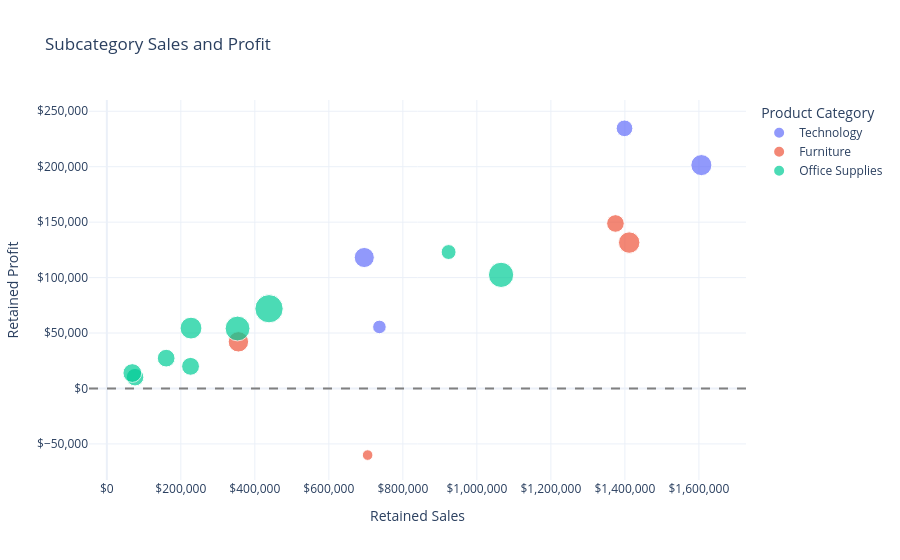

Notebook code cell kept with this figure:
### Code cell
fig_subcategory_profit = px.scatter(
    subcategory_summary,
    x="total_sales",
    y="total_profit",
    color="category",
    size="units_sold",
    hover_name="sub_category",
    hover_data={
        "profit_margin": ":.1%",
        "average_discount": ":.1%",
        "total_orders": ":,",
        "units_sold": ":,",
    },
    title="Subcategory Sales and Profit",
    labels={
        "total_sales": "Retained Sales",
        "total_profit": "Retained Profit",
        "category": "Product Category",
        "units_sold": "Units Sold",
    },
    template="plotly_white",
)

fig_subcategory_profit.add_hline(
    y=0,
    line_dash="dash",
    line_color="gray",
)
fig_subcategory_profit.update_xaxes(tickprefix="$", tickformat=",")
fig_subcategory_profit.update_yaxes(tickprefix="$", tickformat=",")
fig_subcategory_profit.show()

### Figure 1 — Plotly figure (JSON) as saved in the notebook; plotly's stock layout.template omitted (floating-point values rounded to 4 significant figures)
{"data": [{"customdata": [[0.1254, 0.147, 2949.0, 11120.0], [0.1677, 0.1196, 1994.0, 6963.0], [0.07533, 0.17, 1353.0, 4619.0], [0.1698, 0.1233, 2689.0, 10110.0]], "hovertemplate": "<b>%{hovertext}</b><br><br>Product Category=Technology<br>Retained Sales=%{x}<br>Retained Profit=%{y}<br>Units Sold=%{customdata[3]:,}<br>profit_margin=%{customdata[0]:.1%}<br>average_discount=%{customdata[1]:.1%}<br>total_orders=%{customdata[2]:,}<extra></extra>", "hovertext": ["Phones", "Copiers", "Machines", "Accessories"], "legendgroup": "Technology", "marker": {"color": "#636efa", "size": [11119, 6963, 4619, 10114], "sizemode": "area", "sizeref": 50.03, "symbol": "circle"}, "mode": "markers", "name": "Technology", "orientation": "v", "showlegend": true, "type": "scatter", "x": [1607000.0, 1399000.0, 736700.0, 695700.0], "xaxis": "x", "y": [201400.0, 234600.0, 55490.0, 118100.0], "yaxis": "y"}, {"customdata": [[0.0932, 0.1644, 2997.0, 11500.0], [0.1083, 0.1551, 2149.0, 7760.0], [-0.08522, 0.2915, 773.0, 2819.0], [0.1183, 0.1537, 2776.0, 10440.0]], "hovertemplate": "<b>%{hovertext}</b><br><br>Product Category=Furniture<br>Retained Sales=%{x}<br>Retained Profit=%{y}<br>Units Sold=%{customdata[3]:,}<br>profit_margin=%{customdata[0]:.1%}<br>average_discount=%{customdata[1]:.1%}<br>total_orders=%{customdata[2]:,}<extra></extra>", "hovertext": ["Chairs", "Bookcases", "Tables", "Furnishings"], "legendgroup": "Furniture", "marker": {"color": "#EF553B", "size": [11500, 7760, 2819, 10438], "sizemode": "area", "sizeref": 50.03, "symbol": "circle"}, "mode": "markers", "name": "Furniture", "orientation": "v", "showlegend": true, "type": "scatter", "x": [1412000.0, 1374000.0, 704800.0, 355600.0], "xaxis": "x", "y": [131600.0, 148800.0, -60060.0, 42060.0], "yaxis": "y"}, {"customdata": [[0.09616, 0.1403, 4317.0, 15970.0], [0.1332, 0.1447, 1566.0, 5567.0], [0.164, 0.1783, 5101.0, 20010.0], [0.153, 0.1198, 4170.0, 15440.0], [0.2393, 0.1132, 3022.0, 11940.0], [0.08825, 0.1313, 2146.0, 7974.0], [0.1705, 0.134, 2172.0, 7834.0], [0.1335, 0.1444, 2138.0, 7716.0], [0.2019, 0.124, 2327.0, 8780.0]], "hovertemplate": "<b>%{hovertext}</b><br><br>Product Category=Office Supplies<br>Retained Sales=%{x}<br>Retained Profit=%{y}<br>Units Sold=%{customdata[3]:,}<br>profit_margin=%{customdata[0]:.1%}<br>average_discount=%{customdata[1]:.1%}<br>total_orders=%{customdata[2]:,}<extra></extra>", "hovertext": ["Storage", "Appliances", "Binders", "Art", "Paper", "Supplies", "Envelopes", "Fasteners", "Labels"], "legendgroup": "Office Supplies", "marker": {"color": "#00cc96", "size": [15968, 5567, 20011, 15444, 11941, 7974, 7834, 7716, 8780], "sizemode": "area", "sizeref": 50.03, "symbol": "circle"}, "mode": "markers", "name": "Office Supplies", "orientation": "v", "showlegend": true, "type": "scatter", "x": [1065000.0, 923600.0, 438300.0, 353300.0, 227400.0, 226200.0, 160400.0, 76300.0, 68910.0], "xaxis": "x", "y": [102400.0, 123000.0, 71910.0, 54060.0, 54430.0, 19970.0, 27340.0, 10190.0, 13910.0], "yaxis": "y"}], "layout": {"legend": {"itemsizing": "constant", "title": {"text": "Product Category"}, "tracegroupgap": 0}, "shapes": [{"line": {"color": "gray", "dash": "dash"}, "type": "line", "x0": 0, "x1": 1, "xref": "x domain", "y0": 0, "y1": 0, "yref": "y"}], "title": {"text": "Subcategory Sales and Profit"}, "xaxis": {"anchor": "y", "domain": [0, 1], "tickformat": ",", "tickprefix": "$", "title": {"text": "Retained Sales"}}, "yaxis": {"anchor": "x", "domain": [0, 1], "tickformat": ",", "tickprefix": "$", "title": {"text": "Retained Profit"}}}}
